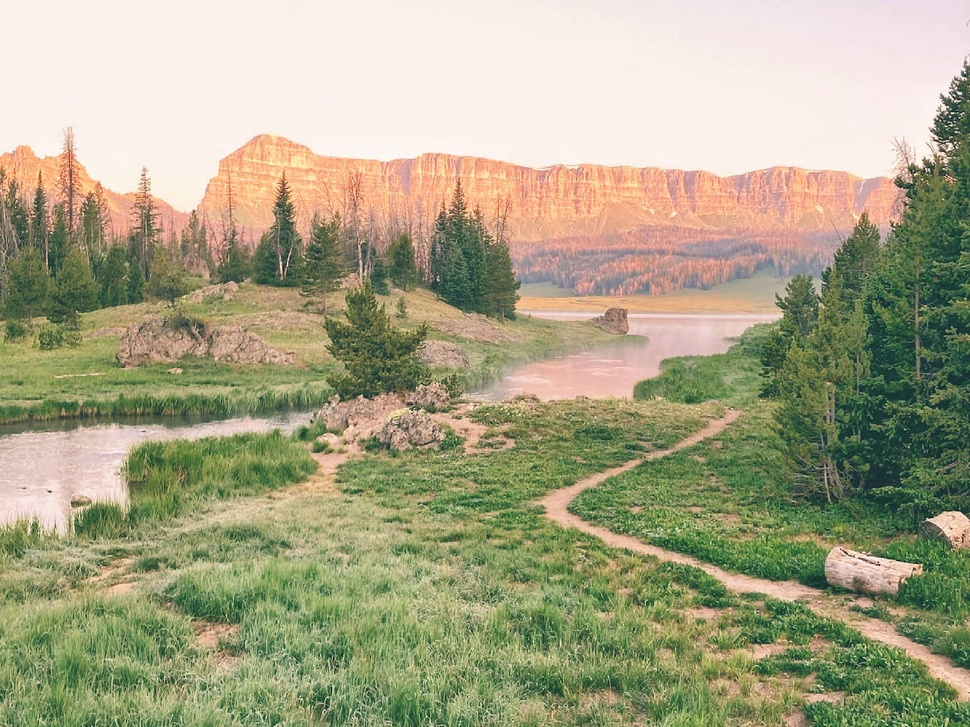
#> input picture low-contrast.jpg, 970 x 727 px, shrunk from 1360 x 1020 before the run
$ python histogram-specification.py   (older library calls are emulated)
#> lines starting #> are read from the running program, lines starting #| are printed output that depends on the picture
import matplotlib.pyplot as plt
from skimage.exposure import match_histograms
import cv2

# reading main image
img_1 = cv2.imread("../low-contrast.jpg")
#> img_1 is the input picture: shape (727, 970, 3); mean B, G, R 134.1, 164.4, 167.2
img1 = cv2.cvtColor(img_1, cv2.COLOR_BGR2GRAY)
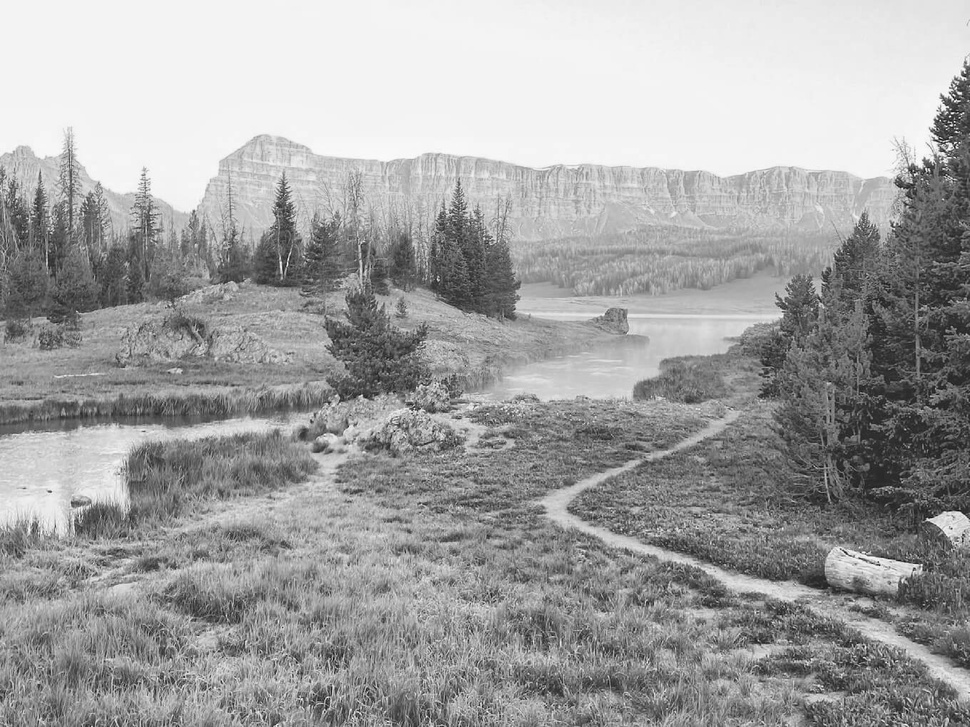
#> img1: shape (727, 970); min 6, max 254, mean 161.8

# checking the number of channels
print(f'No of Channel is: {str(img1.ndim)}')
#| No of Channel is: 2


# reading reference image
img_2 = cv2.imread("../low-contrast-2.jpg")
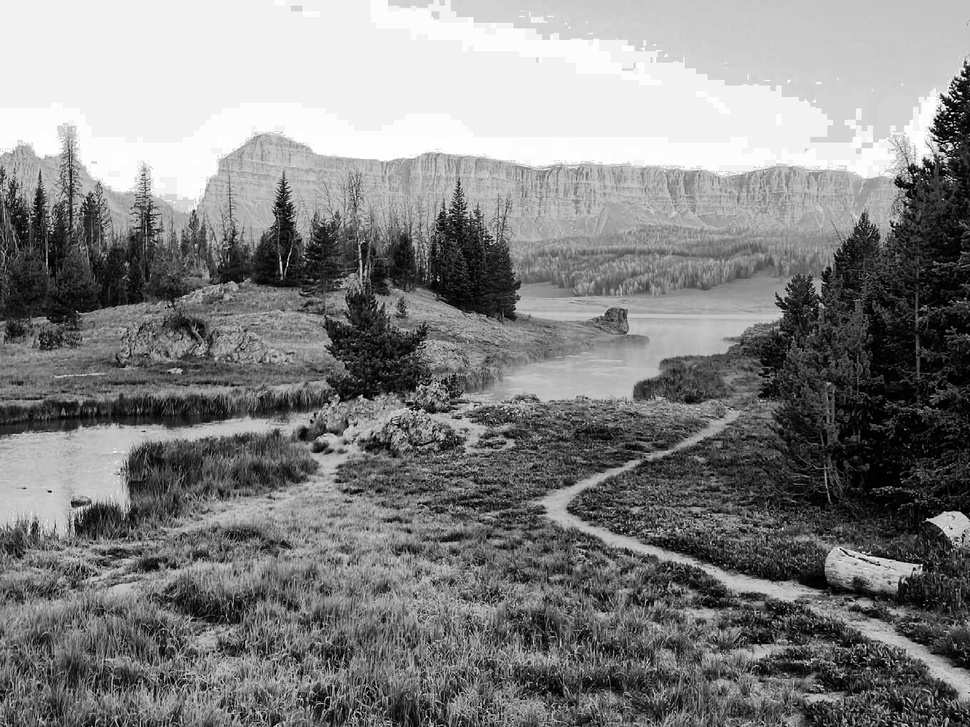
#> input picture low-contrast-2.jpg, 970 x 727 px, shrunk from 1360 x 1020 before the run
#> img_2 is the input picture: shape (727, 970, 3); min 0, max 255, mean 129.5
img2 = cv2.cvtColor(img_2, cv2.COLOR_BGR2GRAY)

# checking the number of channels
print(f'No of Channel is: {str(img2.ndim)}')
#| No of Channel is: 2

image = img1
reference = img2

matched = match_histograms(image, reference,
                           multichannel=True)


fig, (ax1, ax2, ax3) = plt.subplots(nrows=1, ncols=3,
                                    figsize=(8, 3),
                                    sharex=True, sharey=True)

for aa in (ax1, ax2, ax3):
    aa.set_axis_off()

ax1.imshow(image, cmap='gray')
ax1.set_title('Source')
ax2.imshow(reference, cmap='gray')
ax2.set_title('Reference')
ax3.imshow(matched, cmap='gray')
ax3.set_title('Matched')

plt.tight_layout()
plt.show()
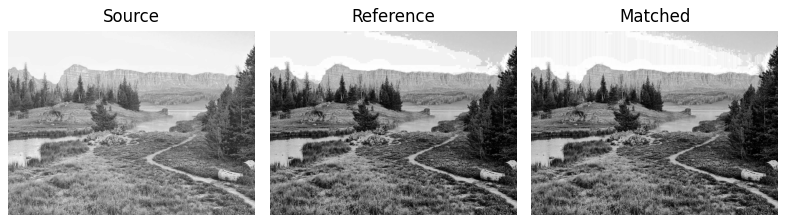
#> figure drawn by matplotlib, 3 panels
